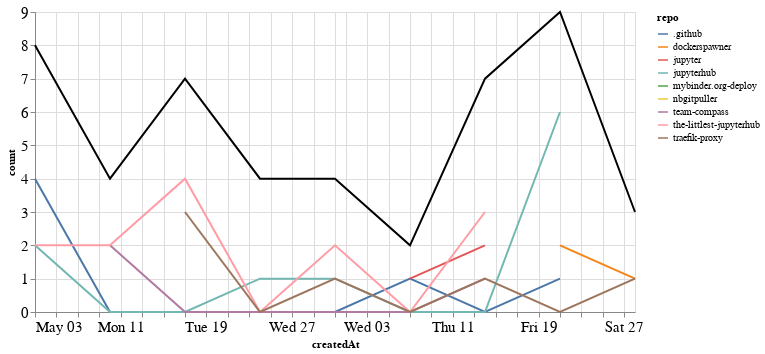

Here is the notebook cell this chart was saved with:
### Markdown cell above
## Comments

### Code cell
comments_time = comments.groupby('repo').resample('W', on='createdAt').count()['author'].reset_index()
comments_time = comments_time.rename(columns={'author': 'count'})
comments_time_total = comments_time.groupby('createdAt').agg({"count": "sum"}).reset_index()
ch1 = alt.Chart(comments_time, width=600).mark_line().encode(
    x='createdAt',
    y='count',
    color='repo',
    tooltip="repo"
)

ch2 = alt.Chart(comments_time_total, width=600).mark_line(color="black").encode(
    x='createdAt',
    y='count',
)

ch1 + ch2

### Figure 1 — Vega-Lite specification as saved in the notebook (floating-point values rounded to 4 significant figures)
{"config": {"axisLeft": {"labelFontSize": 15}, "axisBottom": {"labelFontSize": 15}}, "layer": [{"data": {"name": "data-d5730894461a7a2fa356a299abf4e939"}, "mark": "line", "encoding": {"color": {"type": "nominal", "field": "repo"}, "tooltip": {"type": "nominal", "field": "repo"}, "x": {"type": "temporal", "field": "createdAt"}, "y": {"type": "quantitative", "field": "count"}}, "width": 600}, {"data": {"name": "data-200f4768e625d23a8dfbab5d9bac481d"}, "mark": {"type": "line", "color": "black"}, "encoding": {"x": {"type": "temporal", "field": "createdAt"}, "y": {"type": "quantitative", "field": "count"}}, "width": 600}], "$schema": "https://vega.github.io/schema/vega-lite/v4.8.1.json", "datasets": {"data-d5730894461a7a2fa356a299abf4e939": [{"repo": ".github", "createdAt": "2020-05-03T00:00:00", "count": 4}, {"repo": ".github", "createdAt": "2020-05-10T00:00:00", "count": 0}, {"repo": ".github", "createdAt": "2020-05-17T00:00:00", "count": 0}, {"repo": ".github", "createdAt": "2020-05-24T00:00:00", "count": 0}, {"repo": ".github", "createdAt": "2020-05-31T00:00:00", "count": 0}, {"repo": ".github", "createdAt": "2020-06-07T00:00:00", "count": 1}, {"repo": ".github", "createdAt": "2020-06-14T00:00:00", "count": 0}, {"repo": ".github", "createdAt": "2020-06-21T00:00:00", "count": 1}, {"repo": "dockerspawner", "createdAt": "2020-06-21T00:00:00", "count": 2}, {"repo": "dockerspawner", "createdAt": "2020-06-28T00:00:00", "count": 1}, {"repo": "jupyter", "createdAt": "2020-06-07T00:00:00", "count": 1}, {"repo": "jupyter", "createdAt": "2020-06-14T00:00:00", "count": 2}, {"repo": "jupyterhub", "createdAt": "2020-05-03T00:00:00", "count": 2}, {"repo": "jupyterhub", "createdAt": "2020-05-10T00:00:00", "count": 0}, {"repo": "jupyterhub", "createdAt": "2020-05-17T00:00:00", "count": 0}, {"repo": "jupyterhub", "createdAt": "2020-05-24T00:00:00", "count": 1}, {"repo": "jupyterhub", "createdAt": "2020-05-31T00:00:00", "count": 1}, {"repo": "jupyterhub", "createdAt": "2020-06-07T00:00:00", "count": 0}, {"repo": "jupyterhub", "createdAt": "2020-06-14T00:00:00", "count": 0}, {"repo": "jupyterhub", "createdAt": "2020-06-21T00:00:00", "count": 6}, {"repo": "mybinder.org-deploy", "createdAt": "2020-05-24T00:00:00", "count": 3}, {"repo": "nbgitpuller", "createdAt": "2020-06-28T00:00:00", "count": 1}, {"repo": "team-compass", "createdAt": "2020-05-10T00:00:00", "count": 2}, {"repo": "team-compass", "createdAt": "2020-05-17T00:00:00", "count": 0}, {"repo": "team-compass", "createdAt": "2020-05-24T00:00:00", "count": 0}, {"repo": "team-compass", "createdAt": "2020-05-31T00:00:00", "count": 0}, {"repo": "team-compass", "createdAt": "2020-06-07T00:00:00", "count": 0}, {"repo": "team-compass", "createdAt": "2020-06-14T00:00:00", "count": 1}, {"repo": "the-littlest-jupyterhub", "createdAt": "2020-05-03T00:00:00", "count": 2}, {"repo": "the-littlest-jupyterhub", "createdAt": "2020-05-10T00:00:00", "count": 2}, {"repo": "the-littlest-jupyterhub", "createdAt": "2020-05-17T00:00:00", "count": 4}, {"repo": "the-littlest-jupyterhub", "createdAt": "2020-05-24T00:00:00", "count": 0}, {"repo": "the-littlest-jupyterhub", "createdAt": "2020-05-31T00:00:00", "count": 2}, {"repo": "the-littlest-jupyterhub", "createdAt": "2020-06-07T00:00:00", "count": 0}, {"repo": "the-littlest-jupyterhub", "createdAt": "2020-06-14T00:00:00", "count": 3}, {"repo": "traefik-proxy", "createdAt": "2020-05-17T00:00:00", "count": 3}, {"repo": "traefik-proxy", "createdAt": "2020-05-24T00:00:00", "count": 0}, {"repo": "traefik-proxy", "createdAt": "2020-05-31T00:00:00", "count": 1}, {"repo": "traefik-proxy", "createdAt": "2020-06-07T00:00:00", "count": 0}, {"repo": "traefik-proxy", "createdAt": "2020-06-14T00:00:00", "count": 1}, {"repo": "traefik-proxy", "createdAt": "2020-06-21T00:00:00", "count": 0}, {"repo": "traefik-proxy", "createdAt": "2020-06-28T00:00:00", "count": 1}], "data-200f4768e625d23a8dfbab5d9bac481d": [{"createdAt": "2020-05-03T00:00:00", "count": 8}, {"createdAt": "2020-05-10T00:00:00", "count": 4}, {"createdAt": "2020-05-17T00:00:00", "count": 7}, {"createdAt": "2020-05-24T00:00:00", "count": 4}, {"createdAt": "2020-05-31T00:00:00", "count": 4}, {"createdAt": "2020-06-07T00:00:00", "count": 2}, {"createdAt": "2020-06-14T00:00:00", "count": 7}, {"createdAt": "2020-06-21T00:00:00", "count": 9}, {"createdAt": "2020-06-28T00:00:00", "count": 3}]}}
